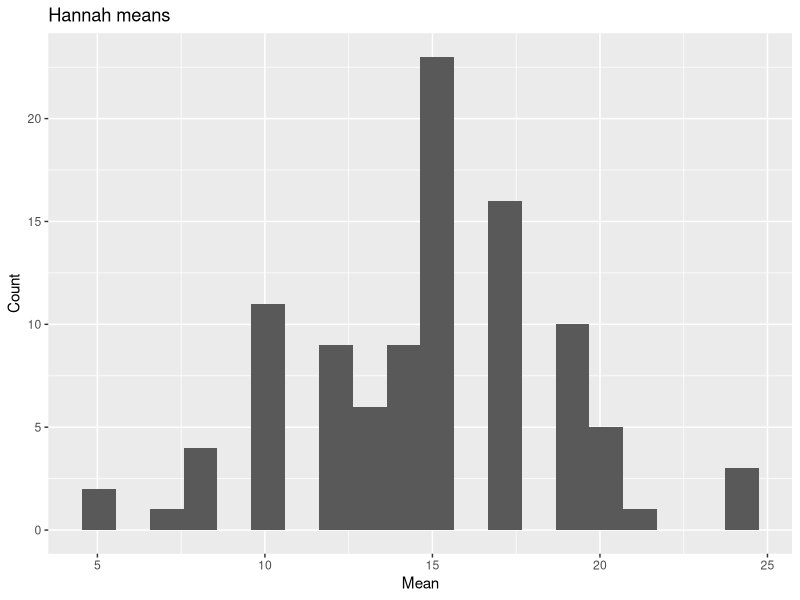
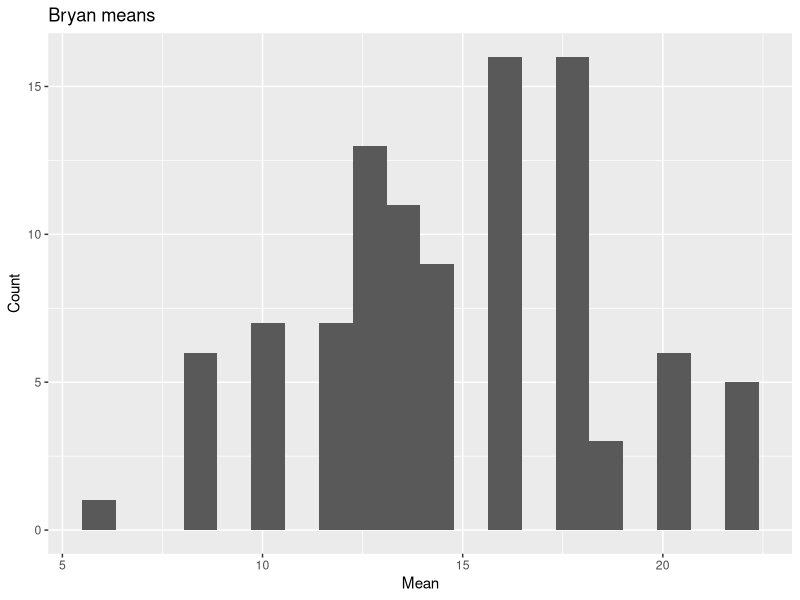
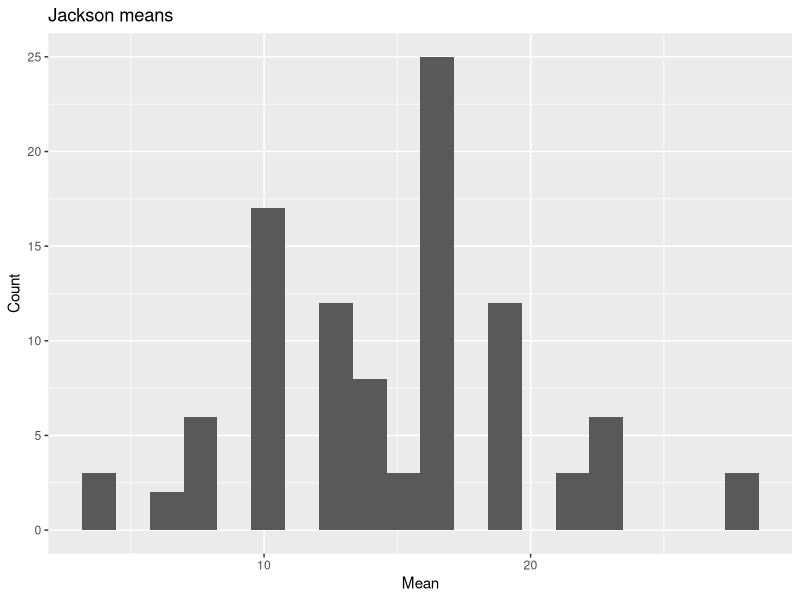

Write the R code that produced these figures, in order.
# Script for Homework #8
# 03/04/2026
# Hannah Grace McNulty

#######################################################



# Question 1
# Using a for loop, write a function to calculate the number of zeroes in a numeric vector. 
# Before entering the loop, set up a counter variable counter <- 0. 
# Inside the loop, add 1 to counter each time you have a zero in the vector. 
# Finally, use return(counter) for the output.

counter <- 0

num_0 <- function(n = 1000){
  
  rb <- rbinom(n, 1 , 0.5)

  for (i in 1:n){
   if(rb[i] == 0){
        counter <- counter + 1 # increase counter
      }
  }
  return(counter)
}

num_0()




# Question 2
# Use subsetting instead of a loop to rewrite the function as a single line of code.

library(dplyr)

rb <- rbinom(1000, 1 , 0.5) 
id <- 1:1000
df <- data.frame(rb, id)

nrow <- nrow(filter(df, rb == 0))

nrow



# Question 3
# Write a function that takes as input two integers representing the number of rows and columns in a matrix. 
# The output is a matrix of these dimensions in which each element is the product of the row number x the column number.


create_matrix <- function(r=5, c=5){

  stor_mat <- matrix(, nrow = r, ncol = c)

  for (i in 1:r){
    for (j in 1:c){

       stor_mat[i,j] <- i*j
    
    }
  }
  return(stor_mat)
}

create_matrix()


# Question 4
# In the next few lectures, you will learn how to do a randomization test on your data. 
# We will complete some of the steps today to practice calling custom functions within a for loop. 
# Use the code from the March 31st lecture (Randomization Tests) to complete the following steps:

# A
# Simulate a dataset with 3 groups of data, each group drawn from a distribution with a different mean. 
# The final data frame should have 1 column for group and 1 column for the response variable.

library(ggplot2)
set.seed(27)


trt_group <- c(rep("Hannah",5), rep("Bryan",6), rep("Jackson",4)) # define groups

z <- c(runif(4) + 1, runif(5) + 10, runif(6)+ 27) # define responses

df <- data.frame(trt=trt_group,res=z) # make a dataframe

obs <- tapply(df$res,df$trt,mean)
obs


# create a simulated data set
df_sim <- df # set up a new data frame

rando <- df_sim$res <- sample(df_sim$res) # randomize assignment of response to treatment groups
print(rando)


# B
# Write a custom function that 1) reshuffles the response variable, and 2) calculates the mean of each group in the reshuffled data. 
# Store the means in a vector of length 3.


shuffle_data <- function(df_sim) {

  df_sim$res <- sample(df_sim$res)

  means <- tapply(df_sim$res, df_sim$trt, mean)

  return(means)
}


df2 <- shuffle_data(df_sim)
df2






# C
# Use a for loop to repeat the function in b 100 times. 
# Store the results in a data frame that has 1 column indicating 
# the replicate number and 1 column for each new group mean, for a total of 4 columns.

n_reps   <- 100
results  <- data.frame(replicate = 1:n_reps, Bryan     = NA_real_, Hannah    = NA_real_, Jackson   = NA_real_)

for (i in 1:n_reps) {
  means          <- shuffle_data(df_sim)   
  results$Bryan[i]   <- means["Bryan"]
  results$Hannah[i]  <- means["Hannah"]
  results$Jackson[i] <- means["Jackson"]
}

head(results)



# D
# Use qplot() to create a histogram of the means for each reshuffled group. 
# Or, if you want a challenge, use ggplot() to overlay all 3 histograms in the same figure. 
# How do the distributions of reshuffled means compare to the original means?


hannah <- ggplot(results, aes(x = Hannah)) +
  geom_histogram(bins = 20) +
  labs(
    x = "Mean",
    y = "Count",
    title = "Hannah means"
  )

hannah




bryan <- ggplot(results, aes(x = Bryan)) +
  geom_histogram(bins = 20) +
  labs(
    x = "Mean",
    y = "Count",
    title = "Bryan means"
  )

bryan



jackson <- ggplot(results, aes(x = Jackson)) +
  geom_histogram(bins = 20) +
  labs(
    x = "Mean",
    y = "Count",
    title = "Jackson means"
  )

jackson
